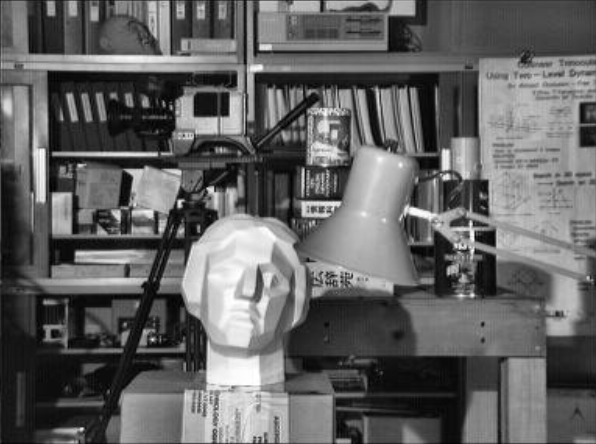
#> input picture 图像认知与OpenCV/20.直方图均衡化/picture.png, 596 x 444 px
$ python '直方图均衡化.py'
#> lines starting #> are read from the running program, lines starting #| are printed output that depends on the picture
# 导入库
import cv2
import numpy as np


# 做一个函数，用来统计和绘制直方图
def calcAndDrawHist(image_gray):
    # 需要注意的是：所有的参数都需要转化为列表的形式去传递
    hist = cv2.calcHist([image_gray], [0], None, [256], [0, 256])

    # 为了下面的归一化操作，需要找到hist里面的最大值
    minVal, maxVal, minLoc, maxLoc = cv2.minMaxLoc(hist)

    # 创建一个256*256大小的模板图
    histImg = np.zeros((256, 256, 3), dtype=np.uint8)

    temp = int(256 * 0.9)

    for h in range(256):
        # 在循环里，对每一列数据做一次归一化处理，防止其超出模板图的范围
        intensity = int(temp * hist[h,0] / maxVal)
        cv2.line(histImg, (h, 256), (h, 256 - intensity), (255, 0, 0))

    return histImg


# 1. 读取图像
image_np = cv2.imread('./picture.png')
#> image_np is the input picture: shape (444, 596, 3); min 0, max 255, mean 98.7

# 2. 灰度化
image_gray = cv2.cvtColor(image_np, cv2.COLOR_BGR2GRAY)

# 3. 绘制直方图
hist_image = calcAndDrawHist(image_gray)
#> in calcAndDrawHist, `hist = cv2.calcHist([image_gray], [0], None, [256], [0, 256])`: hist = 256 values, max 2614 at index 21, min 1 at index 0, mean 1033.7
#> in calcAndDrawHist, `minVal, maxVal, minLoc, maxLoc = cv2.minMaxLoc(hist)`: minVal = 1; maxVal = 2614; minLoc = (0, 0); maxLoc = (0, 21)
#> the loop in calcAndDrawHist, `for h in range(256):` made 256 passes
#> intensity on passes 1 to 3: 0, 1, 2
#> after the loop in calcAndDrawHist, `for h in range(256):`:
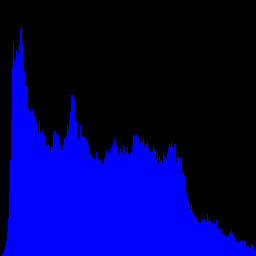
#> histImg: shape (256, 256, 3); mean of channels 0, 1, 2 90.1, 0, 0; drawn as B, G, R

# 4. 直方图均衡化
# 4.1 标准的直方图均衡化的函数
# image_equalizeHist = cv2.equalizeHist(image_gray)
# image_equalizeHist_image = calcAndDrawHist(image_equalizeHist)

# 4.2 对比度受限制的自适应直方图均衡化的使用
clahe = cv2.createCLAHE(2, (8, 8))
image_clahe = clahe.apply(image_gray)
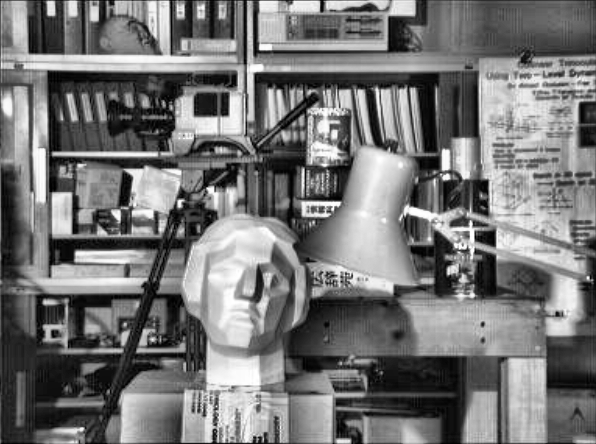
#> image_clahe: shape (444, 596); min 0, max 255, mean 117.1
image_clahe1 = calcAndDrawHist(image_clahe)
#> in calcAndDrawHist (call 2), `hist = cv2.calcHist([image_gray], [0], None, [256], [0, 256])`: hist = 256 values, max 1510 at index 14, min 30 at index 0, mean 1033.7
#> in calcAndDrawHist (call 2), `minVal, maxVal, minLoc, maxLoc = cv2.minMaxLoc(hist)`: minVal = 30; maxVal = 1510; maxLoc = (0, 14)
#> the loop in calcAndDrawHist (call 2), `for h in range(256):` made 256 passes
#> intensity on passes 1 to 3: 4, 26, 44
#> after the loop in calcAndDrawHist (call 2), `for h in range(256):`:
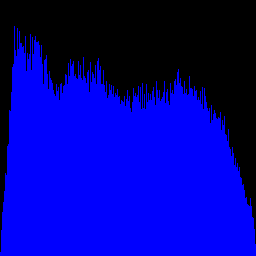
#> histImg: shape (256, 256, 3); mean of channels 0, 1, 2 156.3, 0, 0; drawn as B, G, R

cv2.imshow('image_np', image_np)
cv2.imshow('hist_image', hist_image)
cv2.imshow('image_equalizeHist', image_clahe)
cv2.imshow('image_equalizeHist_image', image_clahe1)
# cv2.imshow('image_equalizeHist', image_equalizeHist)
# cv2.imshow('image_equalizeHist_image', image_equalizeHist_image)
cv2.waitKey(0)
